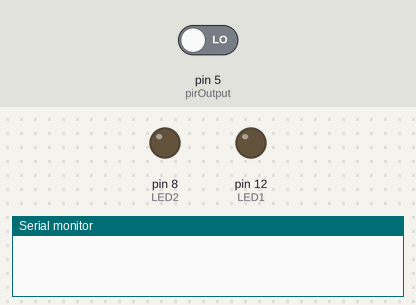
Simulated run of this sketch. Board: Arduino Uno, built with avr-gcc and run on an emulated ATmega328P. Shown: output pins drawn as LEDs (lit = HIGH), the last lines printed to the serial monitor. Inputs (shaded band) come from the test bench; at power-on: pin 5 (pirOutput) LOW.

Above: at 0.1 s.
At 16.2 s:
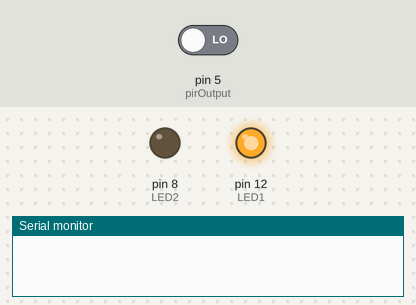
16.3 s: pin 5 (pirOutput) driven HIGH
At 17.5 s:
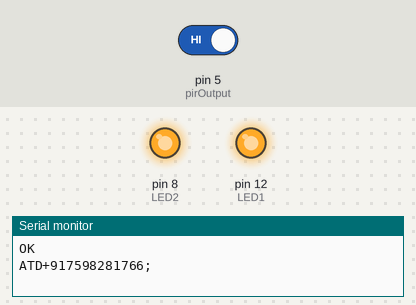
Timing chart, 0 to 19.3 s (numbered marks = the images above; inputs shaded):
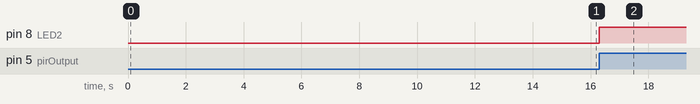

Measured:
- after the input at 16.3 s, pin 8 (LED2): LOW → HIGH at once

The sketch:

home_based_Security.ino
```cpp
int LED1=12;
int GND1=13;
int LED2=8;
int GND2=9;
int pirOutput=5;
void setup()
{
  Serial.begin(9600);
  pinMode(LED1,OUTPUT);
  pinMode(GND1,OUTPUT);
  pinMode(LED2,OUTPUT);
  pinMode(GND2,OUTPUT);
  pinMode(pirOutput,INPUT);

  digitalWrite(pirOutput,LOW);
  digitalWrite(GND1,LOW);
  digitalWrite(GND2,LOW);
  digitalWrite(LED1,LOW);
  digitalWrite(LED2,LOW);
  delay(15000);
  digitalWrite(LED1,HIGH);
}
void loop()
{
  if(digitalRead(pirOutput)==HIGH)
  {
    digitalWrite(LED2,HIGH);
    Serial.println("OK");
    delay(1000);
    Serial.println("ATD+917598281766;");
    delay(15000);
    Serial.println("ATH");
    digitalWrite(LED2,LOW);
    delay(1000);
  }
}
```
